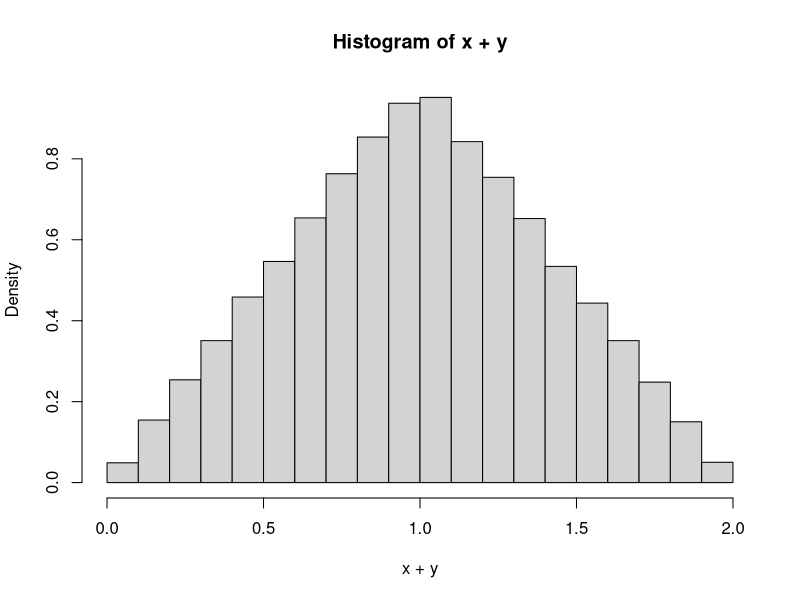
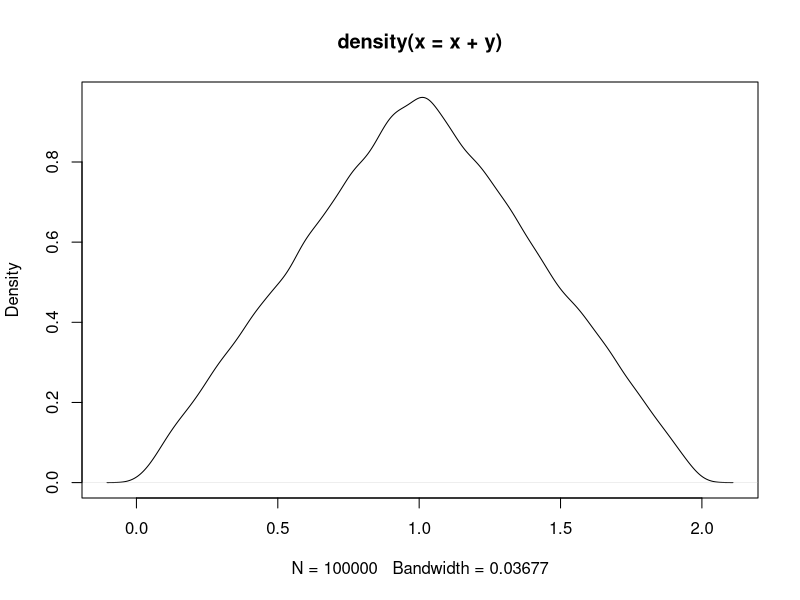
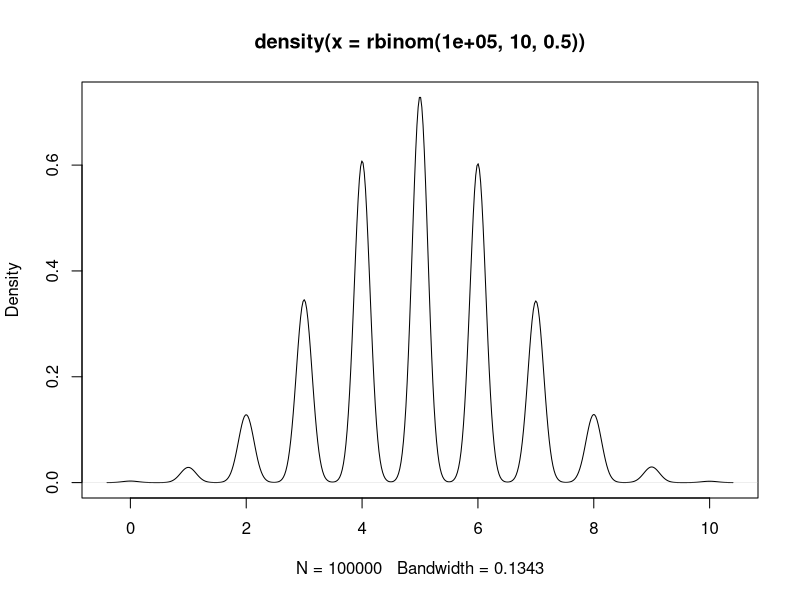
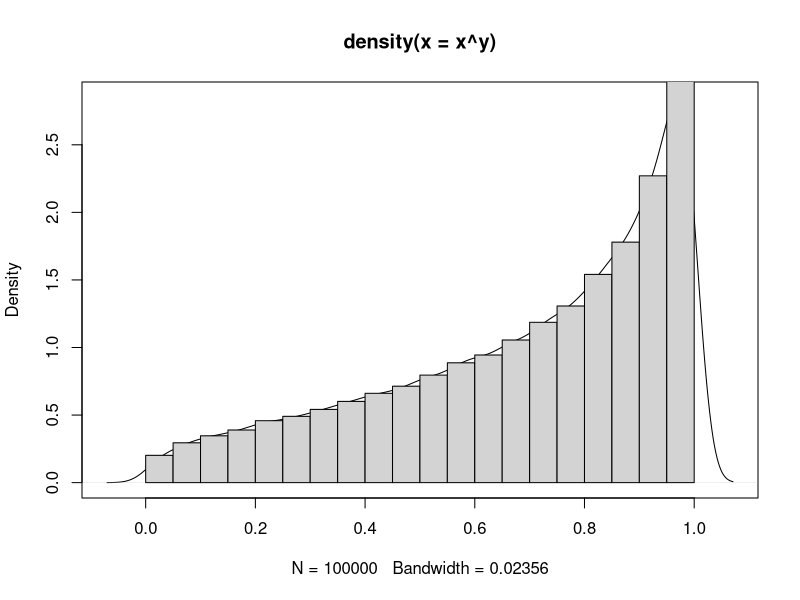
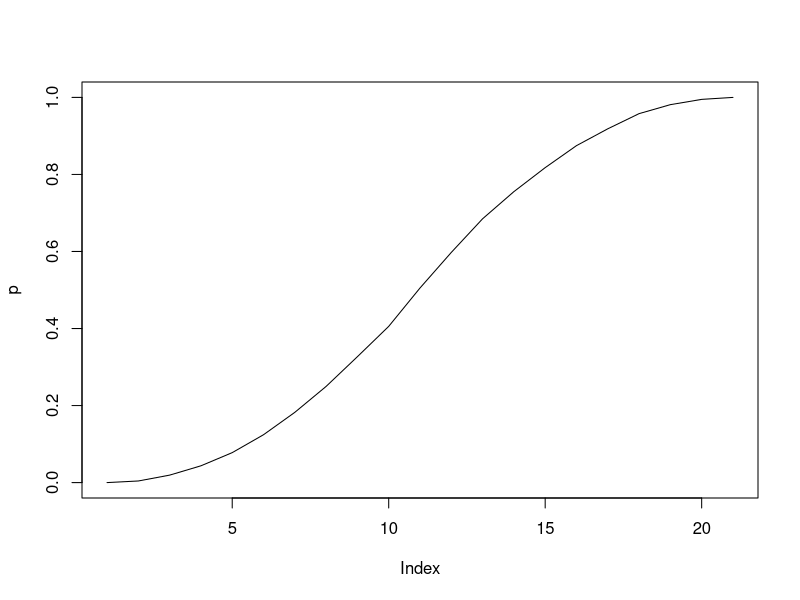
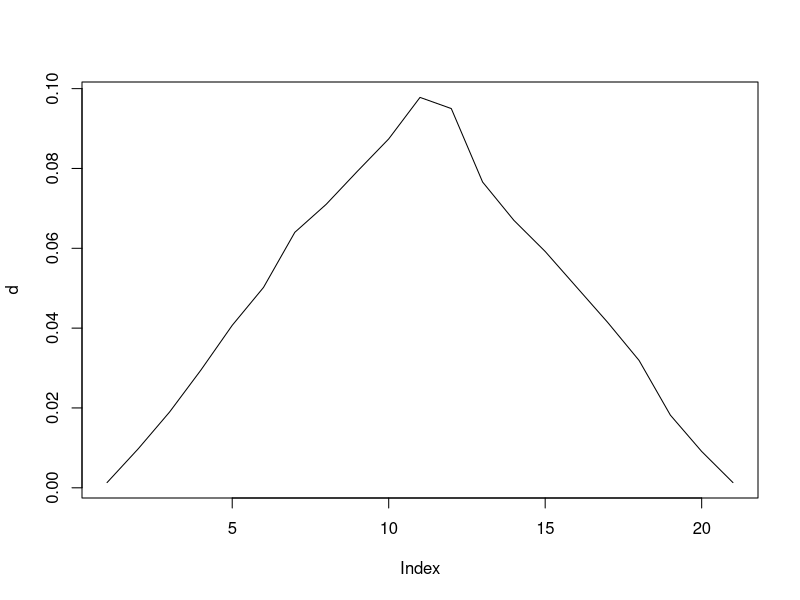

These charts were generated, in order, by the following R code:
## File: independence.R
## Author: John Rothfels (rothfels)
## Description: Independent Random Variables
## -----------------------------------------

x <- runif(100000)
y <- runif(100000)

hist(x + y, freq = FALSE)

plot(density(x + y))

plot(density(rbinom(100000, 10, .5)))

plot(density(x ^ y))
hist(x ^ y, freq = FALSE, add = TRUE)

x <- runif(10000) + runif(10000)
y <- seq(0, 2, by = .1)

p <- sapply(y, function(val) mean(x <= val))
plot(p, type = 'l')

d <- sapply(y, function(val) mean(x <= val + .05 & x >= val - .05))
plot(d, type = 'l')
